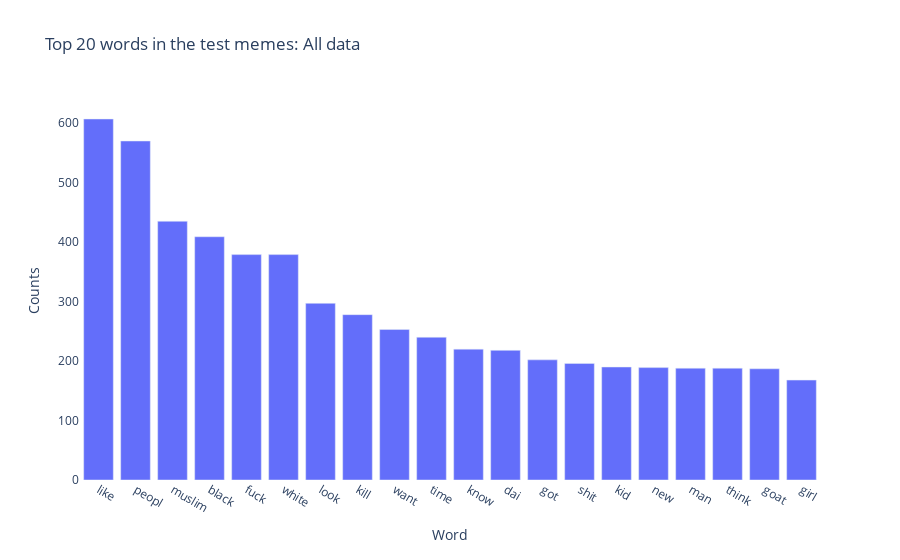

Notebook cell for this chart:
### Code cell
# Create a bar chart with the top 20 words
all_bar = px.bar(all_text_counts_df[:20],
                x='Word',
                y='Counts',
                title='Top 20 words in the test memes: All data')
all_bar.update_layout(
    {
        'plot_bgcolor': 'rgba(0,0,0,0)',
        'paper_bgcolor':'rgba(0,0,0,0)' 
    }
)
all_bar.show()

### Figure 1 — Plotly figure (JSON) as saved in the notebook; plotly's stock layout.template omitted (floating-point values rounded to 4 significant figures)
{"data": [{"alignmentgroup": "True", "hovertemplate": "Word=%{x}<br>Counts=%{y}<extra></extra>", "legendgroup": "", "marker": {"color": "#636efa"}, "name": "", "offsetgroup": "", "orientation": "v", "showlegend": false, "textposition": "auto", "type": "bar", "x": ["like", "peopl", "muslim", "black", "fuck", "white", "look", "kill", "want", "time", "know", "dai", "got", "shit", "kid", "new", "man", "think", "goat", "girl"], "xaxis": "x", "y": [607, 570, 435, 409, 379, 379, 297, 278, 253, 240, 220, 218, 202, 196, 190, 189, 188, 188, 187, 168], "yaxis": "y"}], "layout": {"barmode": "relative", "legend": {"tracegroupgap": 0}, "paper_bgcolor": "rgba(0,0,0,0)", "plot_bgcolor": "rgba(0,0,0,0)", "title": {"text": "Top 20 words in the test memes: All data"}, "xaxis": {"anchor": "y", "domain": [0, 1], "title": {"text": "Word"}}, "yaxis": {"anchor": "x", "domain": [0, 1], "title": {"text": "Counts"}}}}
